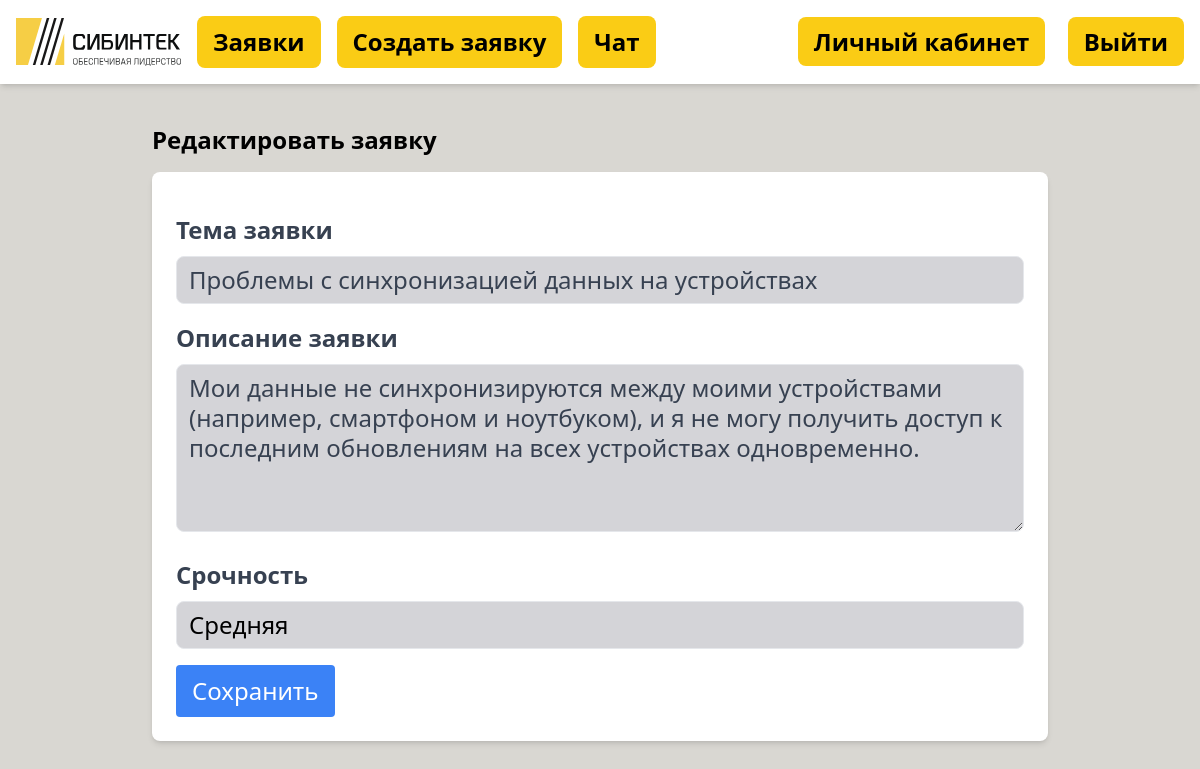
The page /tickets/ticket/2/edit/ (signed in) on the database its author committed.
### tickets/models.py (models this page shows, shortened)
class Ticket(models.Model):
    URGENCY_CHOICES = [
        ('Low', 'Низкая'),
        ('Medium', 'Средняя'),
        ('High', 'Высокая'),
    ]
    STATUS_CHOICES = [
        ('New', 'Новая'),
        ('In process', 'В процессе'),
        ('Done', 'Завершена'),
    ]
    user = models.ForeignKey(User, on_delete=models.CASCADE)
    responsible = models.ForeignKey(User, on_delete=models.SET_NULL, null=True, blank=True,
                                    related_name='responsible_tickets')
    subject = models.CharField(max_length=100)
    description = models.TextField()
    urgent = models.CharField(max_length=6, choices=URGENCY_CHOICES)
    status = models.CharField(max_length=20, choices=STATUS_CHOICES, default='New')
    created_at = models.DateTimeField(auto_now_add=True)

### tickets/views.py (the view, shortened to what this page needs)
# urls.py: path('ticket/<int:pk>/edit/', TicketUpdateView.as_view(), name='ticket_update'),
class TicketUpdateView(LoginRequiredMixin, UpdateView):
    model = Ticket
    form_class = TicketForm
    template_name = 'tickets/ticket_form.html'

### tickets/forms.py
class TicketForm(forms.ModelForm):
    class Meta:
        model = Ticket
        fields = ('subject', 'description', 'urgent')
        labels = {
            'subject': 'Тема заявки',
            'description': 'Описание заявки',
            'urgent': 'Срочность'
        }
        widgets = {
            'subject': forms.TextInput(attrs={
                'class': 'appearance-none border rounded-lg bg-zinc-300 w-full py-2 px-3 text-gray-700 leading-tight focus:outline-none focus:shadow-outline'}),
            'description': forms.Textarea(attrs={
                'rows': 5,
                'cols': 40,
                'class': 'appearance-none border rounded-lg bg-zinc-300 w-full py-2 px-3 text-gray-700 leading-tight focus:outline-none focus:shadow-outline'
            }),
            'urgent': forms.Select(attrs={
                'class': 'appearance-none border rounded-lg bg-zinc-300 w-full py-2 px-3 leading-tight focus:outline-none focus:shadow-outline '}),
        }

### tickets/templates/tickets/ticket_form.html (shortened to what this page needs)
{% extends 'base.html' %}
{% block content %}
  <div class="max-w-4xl mx-auto py-10">
    <h1 class="text-2xl font-bold mb-4">Редактировать заявку</h1>
    <div class="bg-white shadow-md rounded-lg p-6">
      <form method="post" class="space-y-4">
        <div>
          <label for="subject" class="block text-gray-700 font-bold mb-2">Тема заявки</label>
          {{ form.subject }}
        </div>
        <div>
          <label for="description" class="block text-gray-700 font-bold mb-2">Описание заявки</label>
          {{ form.description }}
        </div>
        <div>
          <label for="urgent" class="block text-gray-700 font-bold mb-2">Срочность</label>
          {{ form.urgent }}
        </div>
        <div>
          <button type="submit" class="bg-blue-500 text-white px-4 py-2 rounded hover:bg-blue-700">Сохранить</button>
        </div>
      </form>
    </div>
  </div>
{% endblock %}

### static/css/styles.css (style rules this page uses)
body { background-color: #D9D7D2; font-size: 1.5em; }

### rows shown on the page
Ticket: subject "Проблемы с синхронизацией данных на устройствах", description "Мои данные не синхронизируются между моими устройствами (например, смартфоном и ноутбуком), и я не могу получить доступ к последним обновлениям на всех устройствах одновременно.", urgent "Средняя"
